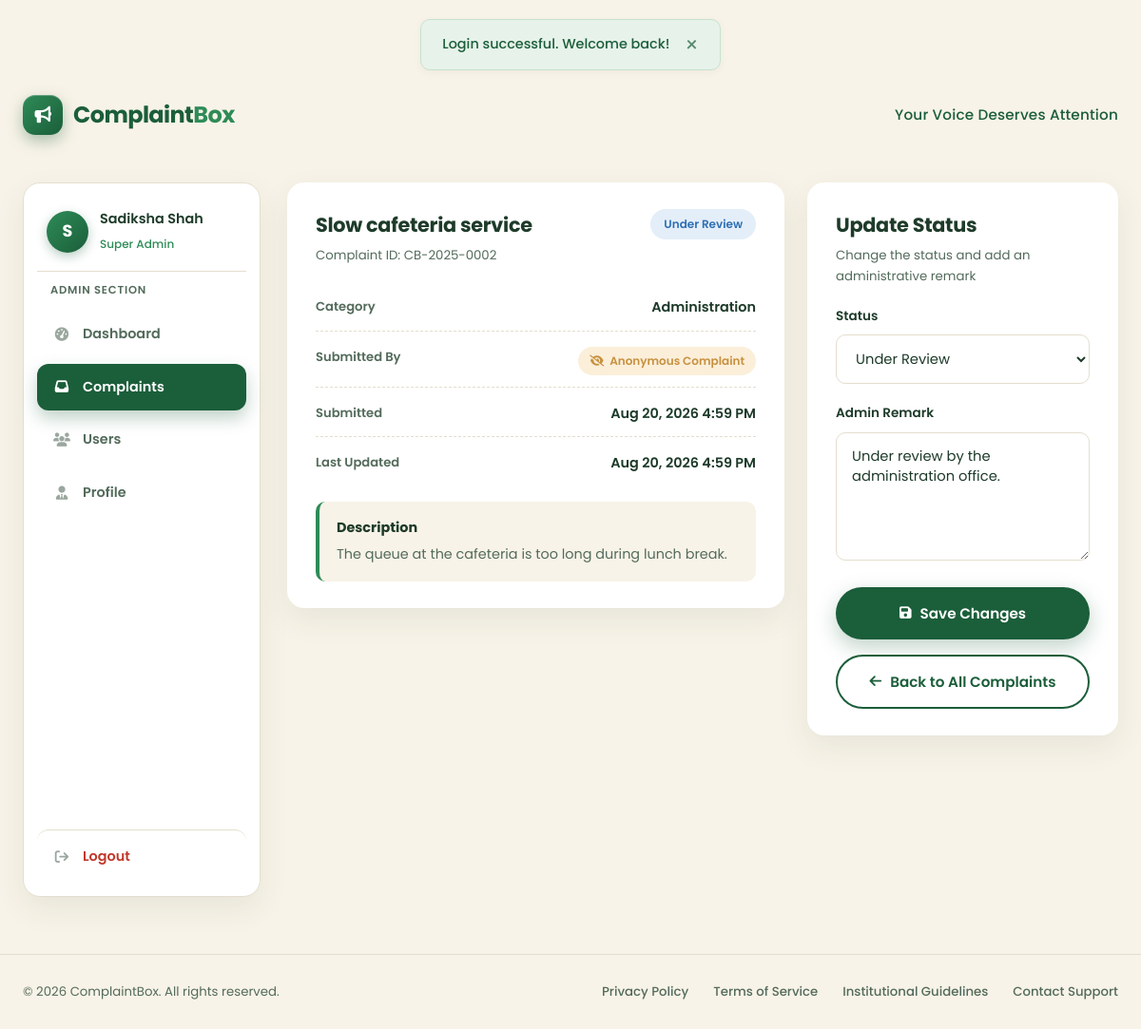
The page /admin/complaint_view.php?id=2 (signed in) on the database its author committed.
### tables this page shows
CREATE TABLE IF NOT EXISTS users (
  id         INT UNSIGNED AUTO_INCREMENT PRIMARY KEY,
  full_name  VARCHAR(120) NOT NULL,
  email      VARCHAR(120) NOT NULL UNIQUE,
  password   VARCHAR(255) NOT NULL,
  phone      VARCHAR(15)  NOT NULL,
  role       ENUM('super_admin','admin','employee','student') NOT NULL DEFAULT 'student',
  status     ENUM('active','inactive') NOT NULL DEFAULT 'active',
  created_at TIMESTAMP DEFAULT CURRENT_TIMESTAMP,
  updated_at TIMESTAMP DEFAULT CURRENT_TIMESTAMP ON UPDATE CURRENT_TIMESTAMP,

  INDEX idx_user_email (email),
  INDEX idx_user_role  (role),
  INDEX idx_user_status(status)
);

CREATE TABLE IF NOT EXISTS complaints (
  id           INT UNSIGNED AUTO_INCREMENT PRIMARY KEY,
  complaint_id VARCHAR(20)  NOT NULL UNIQUE,
  user_id      INT UNSIGNED NOT NULL,
  title        VARCHAR(160) NOT NULL,
  description  TEXT         NOT NULL,
  category     ENUM('academic','infrastructure','faculty','administration','hostel','library','laboratory','harassment','other') NOT NULL DEFAULT 'other',
  anonymous    TINYINT(1)   NOT NULL DEFAULT 0,
  status       ENUM('pending','review','approved','resolved','rejected') NOT NULL DEFAULT 'pending',
  admin_remark TEXT         NULL,
  evidence     VARCHAR(255) NULL,
  created_at   TIMESTAMP DEFAULT CURRENT_TIMESTAMP,
  updated_at   TIMESTAMP DEFAULT CURRENT_TIMESTAMP ON UPDATE CURRENT_TIMESTAMP,

  INDEX idx_complaint_user   (user_id),
  INDEX idx_complaint_status (status),
  INDEX idx_complaint_category(category),

  CONSTRAINT fk_complaints_user
    FOREIGN KEY (user_id) REFERENCES users(id)
    ON DELETE RESTRICT
    ON UPDATE CASCADE
);

### database/database.php (called while the page is built, shortened)
<?php
function db(): PDO
{
    static $pdo = null;
    if ($pdo === null) {
        $dsn = 'mysql:host=' . DB_HOST . ';dbname=' . DB_NAME . ';charset=' . DB_CHARSET;
        $options = [
            PDO::ATTR_ERRMODE            => PDO::ERRMODE_EXCEPTION,
            PDO::ATTR_DEFAULT_FETCH_MODE => PDO::FETCH_ASSOC,
            PDO::ATTR_EMULATE_PREPARES   => false,
        ];
        try {
            $pdo = new PDO($dsn, DB_USER, DB_PASS, $options);
        } catch (PDOException $e) {
            http_response_code(500);
            echo 'Database connection failed. Please check config/database.php and confirm MySQL is running.';
            exit;
        }
    }
    return $pdo;
}

### includes/admin_auth.php (called while the page is built, shortened)
<?php
require_once __DIR__ . '/functions.php';
$stmt = db()->prepare(
    "SELECT id, full_name, email, password, phone, role, status, created_at
     FROM users WHERE id = :id LIMIT 1"
);
$stmt->execute([':id' => $_SESSION['user_id']]);
$current_user = $stmt->fetch();

### includes/functions.php (called while the page is built, shortened)
<?php
require_once __DIR__ . '/../database/database.php';
function e(?string $value): string
{
    return htmlspecialchars((string) $value, ENT_QUOTES, 'UTF-8');
}
function status_config(): array
{
    return [
        'pending'  => ['label' => 'Pending',      'class' => 'status-pending'],
        'review'   => ['label' => 'Under Review', 'class' => 'status-review'],
        'approved' => ['label' => 'Approved',     'class' => 'status-approved'],
        'resolved' => ['label' => 'Resolved',     'class' => 'status-resolved'],
        'rejected' => ['label' => 'Rejected',     'class' => 'status-rejected'],
    ];
}
function status_label(string $status): string
{
    $cfg = status_config();
    return $cfg[$status]['label'] ?? ucfirst($status);
}
function complaint_statuses(): array
{
    $pairs = [];
    foreach (status_config() as $key => $cfg) {
        $pairs[$key] = $cfg['label'];
    }
    return $pairs;
}
function status_class(string $status): string
{
    $cfg = status_config();
    return $cfg[$status]['class'] ?? 'status-pending';
}
function complaint_categories(): array
{
    return [
        'academic'       => 'Academic',
        'infrastructure' => 'Infrastructure',
        'faculty'        => 'Faculty',
        'administration' => 'Administration',
        'hostel'         => 'Hostel',
        'library'        => 'Library',
        'laboratory'     => 'Laboratory',
        'harassment'     => 'Harassment',
        'other'          => 'Other',
    ];
}
function category_label(string $category): string
{
    $cats = complaint_categories();
    return $cats[$category] ?? ucfirst($category);
}
function role_label(string $role): string
{
    return match ($role) {
        'super_admin' => 'Super Admin',
        'admin'       => 'Administrator',
        'employee'    => 'Employee',
        default       => 'Student',
    };
}
function nice_date(string $date): string
{
    $ts = strtotime($date);
    return $ts ? date('M j, Y g:i A', $ts) : $date;
}

### admin/complaint_view.php (the view, shortened to what this page needs)
<?php
$active = 'complaints';
require_once __DIR__ . '/../includes/admin_auth.php';
$id = (int) ($_GET['id'] ?? 0);
$db = db();
$stmt = $db->prepare(
    "SELECT c.*, u.full_name, u.email, u.phone
     FROM complaints c
     LEFT JOIN users u ON u.id = c.user_id
     WHERE c.id = :id LIMIT 1"
);
$stmt->execute([':id' => $id]);
$complaint = $stmt->fetch();
$errors = [];
include __DIR__ . '/../includes/header.php';
?>
<div class="container dash-layout">
  <?php include __DIR__ . '/../includes/admin_sidebar.php'; ?>
  <main class="dash-main">
    <div class="detail-grid">
      <div class="card">
        <div class="card-head">
          <div>
            <h2><?php echo e($complaint['title']); ?></h2>
            <p>Complaint ID: <?php echo e($complaint['complaint_id']); ?></p>
          </div>
          <span class="status-badge <?php echo status_class($complaint['status']); ?>">
            <?php echo status_label($complaint['status']); ?>
          </span>
        </div>
        <ul class="detail-list">
          <li>
            <span class="detail-label">Category</span>
            <span class="detail-value"><?php echo e(category_label($complaint['category'])); ?></span>
          </li>
          <li>
            <span class="detail-label">Submitted By</span>
            <span class="detail-value">
              <?php if ((int) $complaint['anonymous'] === 1): ?>
                <span class="role-badge role-admin"><i class="fa-solid fa-eye-slash"></i> Anonymous Complaint</span>
              <?php else: ?>
                <?php echo e($complaint['full_name']); ?>
              <?php endif; ?>
            </span>
          </li>
          <li>
            <span class="detail-label">Submitted</span>
            <span class="detail-value"><?php echo e(nice_date($complaint['created_at'])); ?></span>
          </li>
          <li>
            <span class="detail-label">Last Updated</span>
            <span class="detail-value"><?php echo e(nice_date($complaint['updated_at'])); ?></span>
          </li>
        </ul>
        <div class="remark-box" style="margin-bottom:0;">
          <strong>Description</strong>
          <?php echo nl2br(e($complaint['description'])); ?>
        </div>
      </div>
      <div class="card">
        <div class="card-head">
          <div>
            <h2>Update Status</h2>
            <p>Change the status and add an administrative remark</p>
          </div>
        </div>
        <form action="complaint_view.php?id=<?php echo (int) $id; ?>" method="POST" data-validate-form novalidate style="margin-top:20px;">
          <div class="form-group <?php echo isset($errors['status']) ? 'invalid' : ''; ?>" data-validate="required">
            <label for="status">Status</label>
            <select id="status" name="status">
              <?php foreach (complaint_statuses() as $k => $v): ?>
                <option value="<?php echo e($k); ?>" <?php echo $complaint['status'] === $k ? 'selected' : ''; ?>><?php echo e($v); ?></option>
              <?php endforeach; ?>
            </select>
          </div>
          <div class="form-group">
            <label for="admin_remark">Admin Remark</label>
            <textarea id="admin_remark" name="admin_remark" rows="5" placeholder="Add a remark or resolution note..."><?php echo e($complaint['admin_remark']); ?></textarea>
          </div>
          <button type="submit" class="btn btn-primary btn-block">
            <i class="fa-solid fa-save"></i> Save Changes
          </button>
        </form>
        <div style="margin-top:16px;">
          <a href="complaints.php" class="btn btn-outline btn-block">
            <i class="fa-solid fa-arrow-left"></i> Back to All Complaints
          </a>
        </div>
      </div>
    </div>
  </main>
</div>
<?php include __DIR__ . '/../includes/footer.php'; ?>

### includes/admin_sidebar.php (shortened to what this page needs)
<?php
$active = $active ?? '';
$role   = $current_user['role'] ?? 'admin';
?>
<aside class="sidebar">
  <div class="sidebar-user">
    <span class="sidebar-avatar"><?php echo e(strtoupper(substr($current_user['full_name'], 0, 1))); ?></span>
    <span class="sidebar-user-info">
      <strong><?php echo e($current_user['full_name']); ?></strong>
      <small><?php echo e(role_label($role)); ?></small>
    </span>
  </div>
  <p class="sidebar-label">Admin Section</p>
  <nav class="sidebar-menu" aria-label="Admin navigation">
    <a href="dashboard.php" class="menu-item <?php echo $active === 'dashboard' ? 'active' : ''; ?>">
      <i class="fa-solid fa-gauge-high"></i> Dashboard
    </a>
    <a href="complaints.php" class="menu-item <?php echo $active === 'complaints' ? 'active' : ''; ?>">
      <i class="fa-solid fa-inbox"></i> Complaints
    </a>
    <a href="users.php" class="menu-item <?php echo $active === 'users' ? 'active' : ''; ?>">
      <i class="fa-solid fa-users"></i> Users
    </a>
    <a href="profile.php" class="menu-item <?php echo $active === 'profile' ? 'active' : ''; ?>">
      <i class="fa-solid fa-user-tie"></i> Profile
    </a>
    <a href="../logout.php" class="menu-item menu-item--logout">
      <i class="fa-solid fa-arrow-right-from-bracket"></i> Logout
    </a>
  </nav>
</aside>

### rows shown on the page
users: full_name "S", full_name "Sadiksha Shah", role "Super Admin"
complaints: title "Slow cafeteria service", complaint "CB-2025-0002", status "Under Review", category "Administration", created_at "Aug 20, 2026 4:59 PM", updated_at "Aug 20, 2026 4:59 PM", description "The queue at the cafeteria is too long during lunch break.", admin_remark "Under review by the administration office."

### other values the page prints
$flash['message'] "Login successful. Welcome back!"
